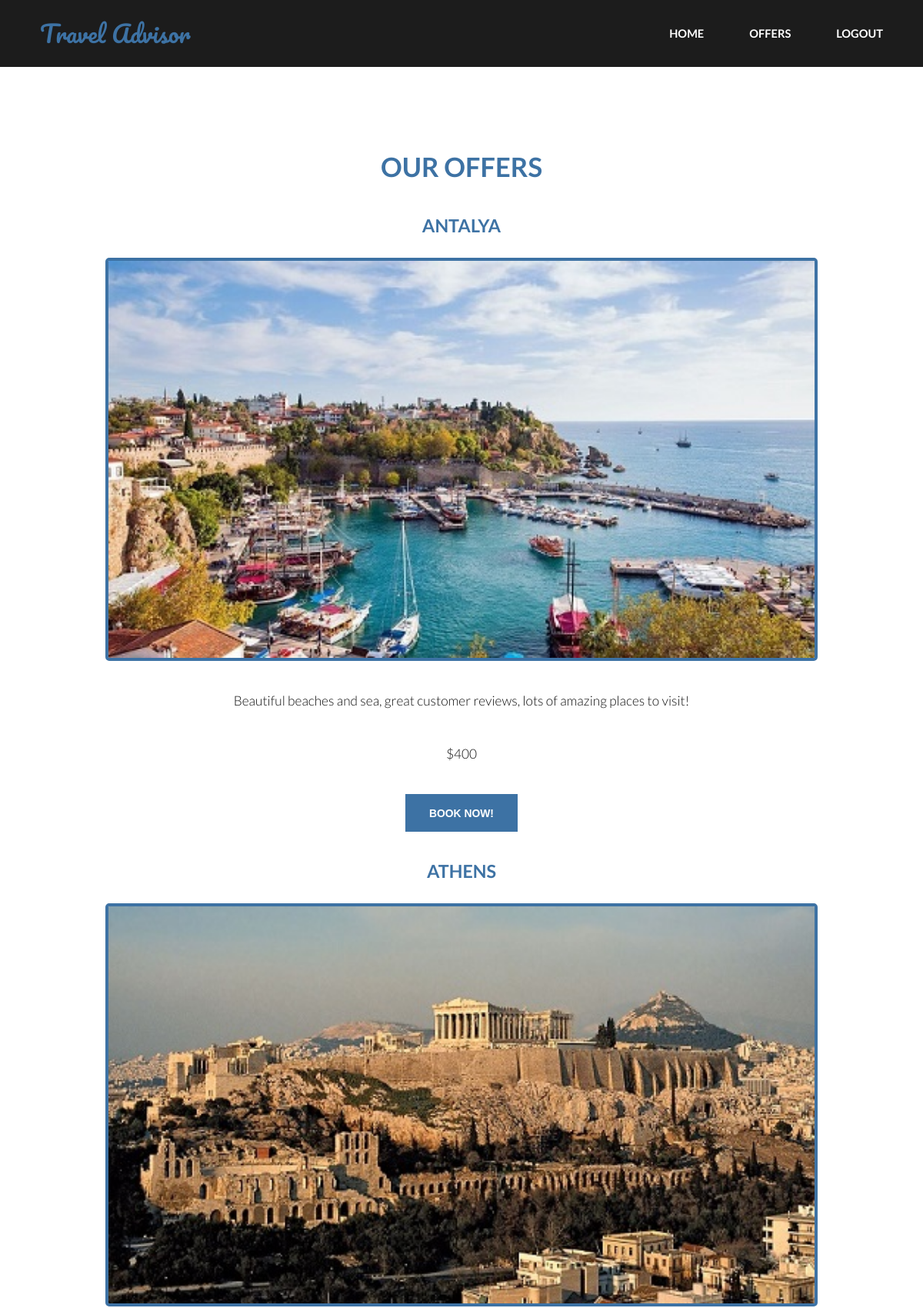
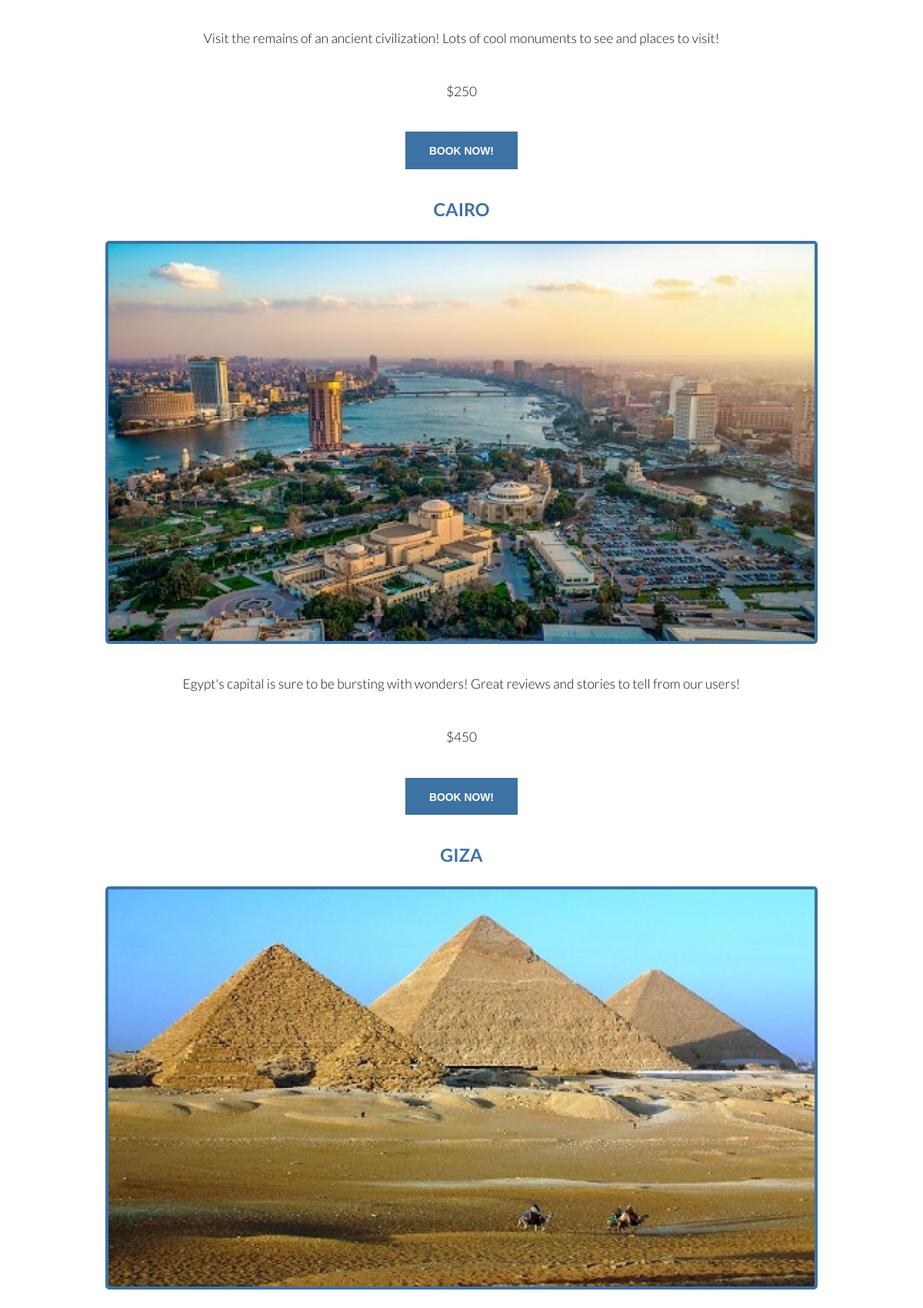
Screenshot of /offers.php (signed in, upper part) with the database file from the repository (2 pictures, top to bottom).
### tables this page shows
CREATE TABLE `nav` (
  `id_nav` int(3) NOT NULL,
  `user_logged` varchar(32) NOT NULL,
  `user_unlogged` varchar(32) NOT NULL,
  `admin_nav` varchar(32) NOT NULL
);

CREATE TABLE `vacation` (
  `id_img` int(3) NOT NULL,
  `name_img` varchar(32) NOT NULL,
  `desc_img` varchar(255) NOT NULL,
  `file_img` varchar(255) NOT NULL,
  `price` int(4) NOT NULL
);

### offers.php (the view, shortened to what this page needs)
<!DOCTYPE html>
<html lang="en">
    <head>
        <link rel="stylesheet" href="assets/css/page.min.css" />
    </head>
    <body>
        <header id="header">
            <div class="inner">
                <a href="index.php" class="logo">Travel Advisor</a>
                <?php
					if(isset($_SESSION["login"])) {
						if($_SESSION["login"] == "admin") {
							include("assets/php/nav/admin_nav.php");
						}
						else {
							include("assets/php/nav/logged.php");
						}
					}
					else {
						include("assets/php/nav/unlogged.php");
					}
				?>
            </div>
        </header>
        <section id="three">
				<h1 id="heads">OUR OFFERS</h1>
                <?php
                    include_once("assets/php/veza/veza.php");
                    if(isset($veza)) {
                        $upit = "select * from vacation";
                        $rez = $veza -> query($upit);
                        $row = $rez -> fetchAll();
                        echo "<div class='inner'>";
                        echo "<section>";
                        foreach($row as $r) {
                            $id = $r -> id_img;
                            $name = $r -> name_img;
                            $desc = $r -> desc_img;
                            $file = $r -> file_img;
                            $price = $r -> price;
                            echo "<div class='content'>";
                            echo "<h3>".$name."</h3>";
                            echo "</div>";
                            echo "<div class='image fit'>";
                            echo "<img id='slika' src='".$file."' alt='".$name."'/>";
                            echo "</div>";
                            echo "<p style='text-align:center;'>".$desc."</p>";
                            echo "<p style='text-align:center;'>$".$price."</p>";
                            if(isset($_SESSION["login"])) {
                                if($_SESSION["login"] == "korisnik") {
                                    echo "<form style='display:flex; flex-direction:column; align-items:center;' action='assets/php/booking.php' method='POST'>";
                                    echo "<button type='submit' name='vac_id' value='".$id."' style='background-color:#3D72A4;'>BOOK NOW!</button>";
                                    echo "</form>";
                                }
                            }
                        }
                        echo "</section>";
                        echo "</div>";
                    }
                ?>
		</section>
    </body>
</html>

### assets/php/nav/logged.php
<?php
    include_once("assets/php/veza/veza.php");
    $arr = array("Home", "Offers", "Logout");
    $upit = "select user_logged from nav";
    $rez = $veza -> query($upit);
    $row = $rez -> fetchAll();
    echo "<nav id='nav'>";
    $i = 0;
    foreach( $row as $r) {
        $user = $r -> user_logged;
        if($i <= 2) {
            echo "<a href='$user'>".$arr[$i]."</a>";
            $i++;
        }
    }
    echo "</nav>";
?>

### rows the page displays
nav: i "HOME"
nav: i "OFFERS"
nav: i "LOGOUT"
vacation: name_img "ANTALYA", file_img+name_img (picture), desc_img "Beautiful beaches and sea, great customer reviews, lots of amazing places to visit!", price "400", $id 13 (drawn)
vacation: name_img "ATHENS", file_img+name_img (picture), desc_img "Visit the remains of an ancient civilization! Lots of cool monuments to see and places to visit!", price "250", $id 14 (drawn)
vacation: name_img "CAIRO", file_img+name_img (picture), desc_img "Egypt's capital is sure to be bursting with wonders! Great reviews and stories to tell from our users!", price "450", $id 15 (drawn)
vacation: name_img "GIZA", file_img+name_img (picture)
